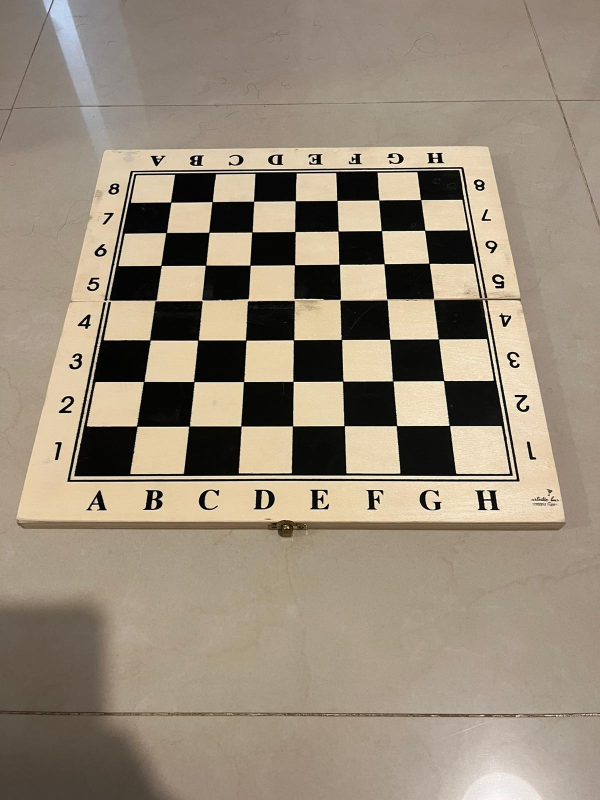
#> input picture ICBV_Assignment1/chess_1.jpg, 1200 x 1600 px (shown at 1/2 size); its folder holds only this picture in this run
$ jupyter execute --allow-errors Alon_Gev_ICBV_HW1.ipynb   (shell and % lines are left out)
#> lines starting #> are read from the running program, lines starting #| are printed output that depends on the picture
Alon Arbel - 205730849 - Gev Keren - 315719906

[cell 1]
import cv2
import matplotlib.pyplot as plt
import numpy as np
from itertools import chain, product


from matplotlib.pyplot import imshow, figure
from mpl_toolkits.mplot3d import Axes3D
from IPython.display import display, Math, Markdown

# Question 2 - Camera calibration

## Section A

[cell 2]
images = []
corners = []
pattern_size = (7,7)

for i in range (1,21):
  image = cv2.imread(f'chess_{i}.jpg', cv2.IMREAD_GRAYSCALE)
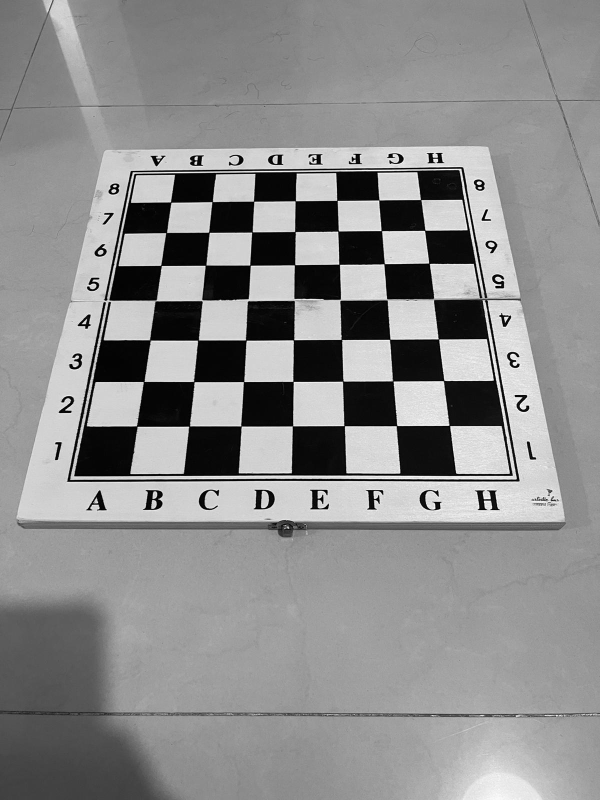
#> image: shape (1600, 1200) (shown at 1/2 size); min 0, max 255, mean 141
  images.append(image)

#> (the rest of this cell did not finish here and is left out)

## Section B

[cell 3]
world_points = []
xs, ys = pattern_size
world_points = np.array([(x, y, 0)
                         for y, x in product(range(ys), range(xs))],
                        dtype=np.float32)
print(world_points)

## Section C - Perform a calibration

#> (a cell that did not finish here is left out)

## Section D  - Camera matrix

[cell 5]
# "cameraMatrix" refers to the matrix that holds the intrinsic values of the camera. In our case - K.

extrinsic_transformations = []
M_matrices = []
#> (the rest of this cell did not finish here and is left out)

## Section E

[cell 6]
## Display the chessboard image here
image = images[0] # choosing chess_1

found, corners = cv2.findChessboardCorners(image, pattern_size)
imshow(cv2.drawChessboardCorners(cv2.cvtColor(image, cv2.COLOR_GRAY2RGB) ,
                                pattern_size,
                                corners,
                                found),
      figure=figure(figsize=(10, 10)))
#> (this line was passed over: IPython is not available in this run)

[cell 7]
#Projection using camera matrix
image = cv2.cvtColor(images[0], cv2.COLOR_GRAY2RGB)
#> image: shape (1600, 1200, 3)

# creating homogonous points
homog_world_points = []
for point in world_points:
  homog_point = np.r_[point, [1.]]
  homog_world_points.append(homog_point)

# creates projected points
# C@p (where c is from M_matrices and p is a homogonous point)
projected_points = []
#> (the rest of this cell did not finish here and is left out)
